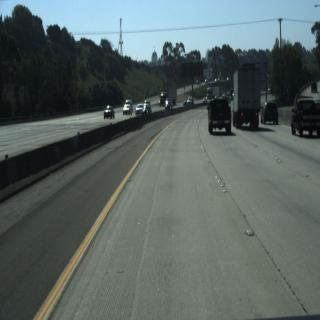
#> input picture test/calibration_images/0313-1_16120_jpg.rf.010d2daff0959414e39cd6b38adbcca0.jpg, 320 x 320 px
$ python -i mask_to_objects.py   (imports and definitions only)
#> lines starting #> are read from the running program, lines starting #| are printed output that depends on the picture
import os
import json
import cv2
import numpy as np
from typing import List, Dict, Any

# Load class mapping
DEFAULT_CLASS_NAMES = [
    "dashed-white", "dashed-yellow", "double-solid-white", "light_green",
    "light_red", "light_yellow", "main-lane", "other-lane",
    "parking-zone", "sign-no-left", "sign-no-parking", "sign-no-right",
    "sign-parking", "sign-stop", "sign-turn-left", "sign-turn-right",
    "solid-white", "solid-yellow", "start", "stop-line",
    "turn-lane", "vehicle"
]

def load_class_mapping() -> Dict[int, str]:
    mapping_path = os.path.join(
        os.path.dirname(os.path.dirname(os.path.dirname(os.path.dirname(os.path.abspath(__file__))))),
        "config",
        "label_mapping.json"
    )
    if os.path.exists(mapping_path):
        try:
            with open(mapping_path, 'r') as f:
                mapping = json.load(f)
            return {int(k): v for k, v in mapping.items()}
        except Exception as e:
            print(f"Error loading label_mapping.json: {e}")
    return {idx: name for idx, name in enumerate(DEFAULT_CLASS_NAMES)}

CLASS_MAPPING = load_class_mapping()
CLASS_NAMES = list(CLASS_MAPPING.values())

def convert_to_telemetry_payload(
    frame_objects: List[Any],
    width: int = 640,
    height: int = 480,
    mode: str = "direct"
) -> Dict[str, Any]:
    if mode not in ("direct", "rasterized"):
        raise ValueError(f"Invalid mode '{mode}'. Must be 'direct' or 'rasterized'")

    telemetry_objects = []
    detections = {name: 0 for name in CLASS_NAMES}

    for obj in frame_objects:
        class_name = obj.class_name
        label = obj.label
        obj_id = obj.id
        points_px = obj.points_px
        confidence = obj.confidence
        shape = obj.shape

        if not points_px:
            continue

        # Increment detection count for this class name
        if class_name in detections:
            detections[class_name] += 1

        if mode == "direct":
            # Direct Mode: Use the coordinates directly as the polygon(s).
            # polygons_px (captured multi-contour objects) takes precedence so
            # replay matches the real inference payload contour-for-contour.
            all_polygons = obj.polygons_px if getattr(obj, "polygons_px", None) else [points_px]
            all_pts = np.array([p for poly in all_polygons for p in poly], dtype=np.int32)
            if len(all_pts) > 0:
                x, y, w, h = cv2.boundingRect(all_pts)
                box = [float(x), float(y), float(w), float(h)]
            else:
                box = [0.0, 0.0, 0.0, 0.0]

            telemetry_objects.append({
                "label": int(label),
                "prob": float(confidence),
                "id": str(obj_id),
                "track_id": str(obj_id),
                "class_name": str(class_name),
                "box": box,
                "polygons": all_polygons
            })

        elif mode == "rasterized":
            # Rasterized Mode: draw polygon(s) on mask, find contours, and compute bounding box
            mask = np.zeros((height, width), dtype=np.uint8)
            source_polygons = obj.polygons_px if getattr(obj, "polygons_px", None) else [points_px]
            pts_arrays = [np.array(p, dtype=np.int32) for p in source_polygons if p]

            if pts_arrays:
                if shape == "polyline":
                    # Draw a thick line for polylines so it can be extracted
                    cv2.polylines(mask, pts_arrays, isClosed=False, color=255, thickness=8)
                else:
                    cv2.fillPoly(mask, pts_arrays, color=255)

                x, y, w, h = cv2.boundingRect(np.concatenate(pts_arrays))
                box = [float(x), float(y), float(w), float(h)]
            else:
                box = [0.0, 0.0, 0.0, 0.0]

            # Find contours
            contours, _ = cv2.findContours(mask, cv2.RETR_EXTERNAL, cv2.CHAIN_APPROX_SIMPLE)

            polygons = []

            if contours:
                # Merge contours bounding box
                all_pts = []
                for c in contours:
                    # Simplify contour to reduce payload size like CHAIN_APPROX_SIMPLE
                    poly_points = [[float(pt[0][0]), float(pt[0][1])] for pt in c]
                    if len(poly_points) >= 3:
                        polygons.append(poly_points)
                    all_pts.extend(c)

            # If no valid contours were extracted (e.g. drawn off-screen), fallback to direct mode coordinates
            if not polygons:
                polygons = [points_px]

            telemetry_objects.append({
                "label": int(label),
                "prob": float(confidence),
                "id": str(obj_id),
                "track_id": str(obj_id),
                "class_name": str(class_name),
                "box": box,
                "polygons": polygons
            })

    return {
        "detections": detections,
        "objects": telemetry_objects
    }

>>> import cv2
>>> picture = cv2.imread('../../../test/calibration_images/0313-1_16120_jpg.rf.010d2daff0959414e39cd6b38adbcca0.jpg', cv2.IMREAD_GRAYSCALE)
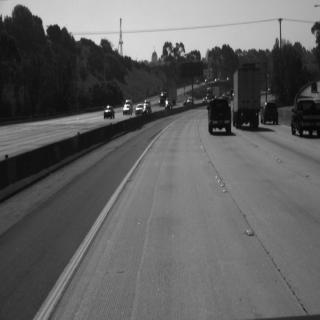
#> picture: shape (320, 320); min 0, max 255, mean 96.8
>>> result = convert_to_telemetry_payload(picture)
#> the loop in convert_to_telemetry_payload, `for obj in frame_objects:` made 1 pass
#> after the loop in convert_to_telemetry_payload, `for obj in frame_objects:`: detections = 22 items; telemetry_objects = []
#> (the run stopped early here; a loop or call above may not have finished)

$ run again, on test/calibration_images/0313-1_30960_jpg.rf.4ca48ec6dae399f77d857dd9d05e1a4d.jpg
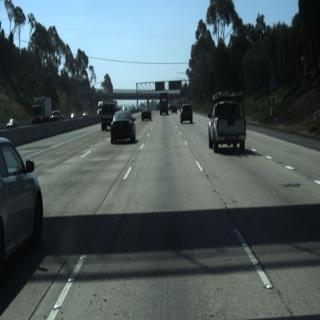
#> input picture test/calibration_images/0313-1_30960_jpg.rf.4ca48ec6dae399f77d857dd9d05e1a4d.jpg, 320 x 320 px
#> `picture = cv2.imread('../../../test/calibration_images/0313-1_16120_jp..`:
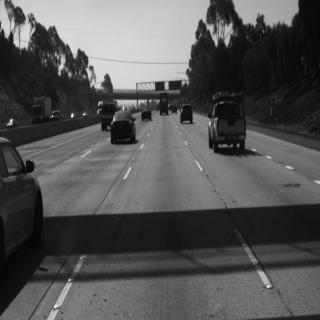
#> picture: shape (320, 320); min 0, max 255, mean 84.2
#> the loop in convert_to_telemetry_payload, `for obj in frame_objects:` made 1 pass
#> after the loop in convert_to_telemetry_payload, `for obj in frame_objects:`: detections = 22 items; telemetry_objects = []

$ run again, on test/calibration_images/0313-1_37140_jpg.rf.1340ed73c0c7c465d80acf12f741c84b.jpg
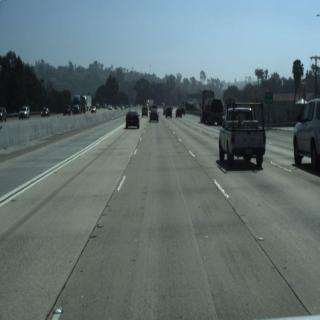
#> input picture test/calibration_images/0313-1_37140_jpg.rf.1340ed73c0c7c465d80acf12f741c84b.jpg, 320 x 320 px
#> `picture = cv2.imread('../../../test/calibration_images/0313-1_16120_jp..`:
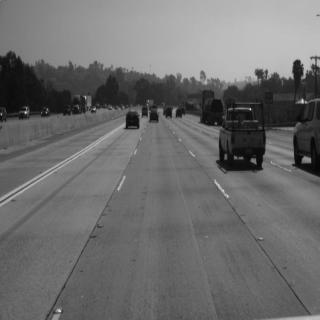
#> picture: shape (320, 320); min 0, max 226, mean 108.6
#> the loop in convert_to_telemetry_payload, `for obj in frame_objects:` made 1 pass
#> after the loop in convert_to_telemetry_payload, `for obj in frame_objects:`: detections = 22 items; telemetry_objects = []

$ run again, on test/calibration_images/0313-1_4400_jpg.rf.ab1789d88de87b822d957d973e9892a0.jpg
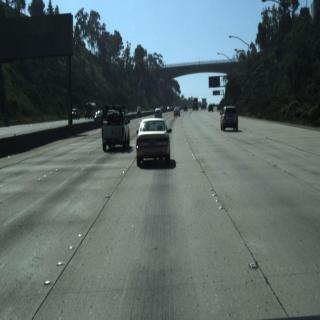
#> input picture test/calibration_images/0313-1_4400_jpg.rf.ab1789d88de87b822d957d973e9892a0.jpg, 320 x 320 px
#> `picture = cv2.imread('../../../test/calibration_images/0313-1_16120_jp..`:
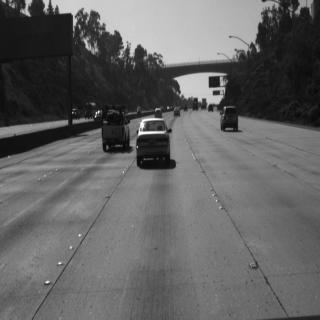
#> picture: shape (320, 320); min 3, max 255, mean 98.9
#> the loop in convert_to_telemetry_payload, `for obj in frame_objects:` made 1 pass
#> after the loop in convert_to_telemetry_payload, `for obj in frame_objects:`: detections = 22 items; telemetry_objects = []
